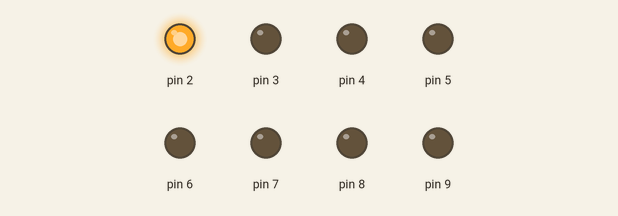
Recording of a sketch running on a simulated Arduino Uno, built with avr-gcc and run on an emulated ATmega328P. Parts: output pins drawn as LEDs (lit = HIGH).

Above: at 0.07 s.
At 1.15 s:
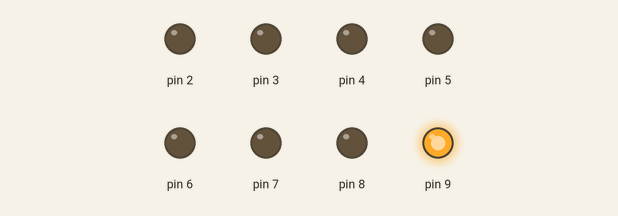
At 1.55 s:
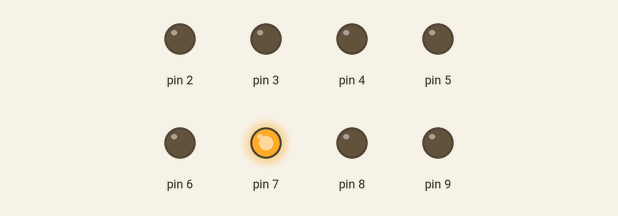
At 2.15 s:
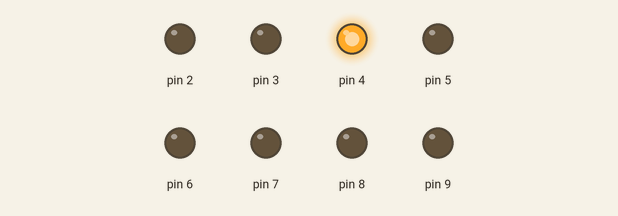
At 3.8 s:
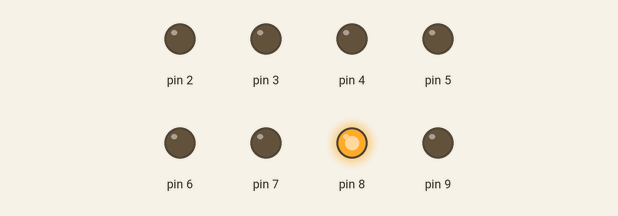
At 4.8 s:
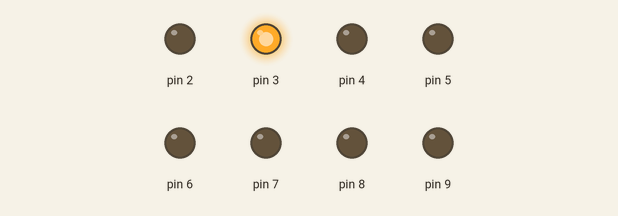
Timing chart, 0 to 5.6 s (numbered marks = the images above):
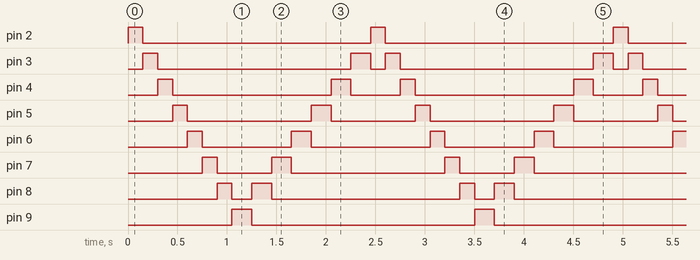

The sketch:

lightbar.ino
```cpp
void setup()
{
  // put your setup code here, to run once:
  for (int i = 2; i < 10; i++)
  {
    pinMode(i, OUTPUT);
  }
}

void allLEDsOff(void)
{
  for (int i = 2; i < 19; i++)
  {
    digitalWrite(i, LOW);
  }
}

void loop()
{
  // put your main code here, to run repeatedly:
  for (int i = 2; i < 9; i++)
  {
    allLEDsOff();
    digitalWrite(i, HIGH);
    delay(150);
  }
  for (int i = 9; i > 2; i--)
  {
    allLEDsOff();
    digitalWrite(i, HIGH);
    delay(200);
  }
}
```

Measured:
- by itself, pin 2: alternates HIGH for 0.15 s and LOW for 2.3 s
- by itself, pin 3: repeats every 2.5 s: LOW 2.0 s, HIGH 0.20 s, LOW 0.15 s, HIGH 0.15 s
- by itself, pin 4: repeats every 2.5 s: LOW 1.6 s, HIGH 0.20 s, LOW 0.50 s, HIGH 0.15 s
- by itself, pin 5: repeats every 2.5 s: LOW 1.3 s, HIGH 0.20 s, LOW 0.85 s, HIGH 0.15 s
- by itself, pin 6: repeats every 2.5 s: LOW 0.90 s, HIGH 0.20 s, LOW 1.2 s, HIGH 0.15 s
- by itself, pin 7: repeats every 2.5 s: LOW 0.55 s, HIGH 0.20 s, LOW 1.6 s, HIGH 0.15 s
- by itself, pin 8: repeats every 2.5 s: LOW 0.20 s, HIGH 0.20 s, LOW 1.9 s, HIGH 0.15 s
- by itself, pin 9: alternates HIGH for 0.20 s and LOW for 2.3 s
